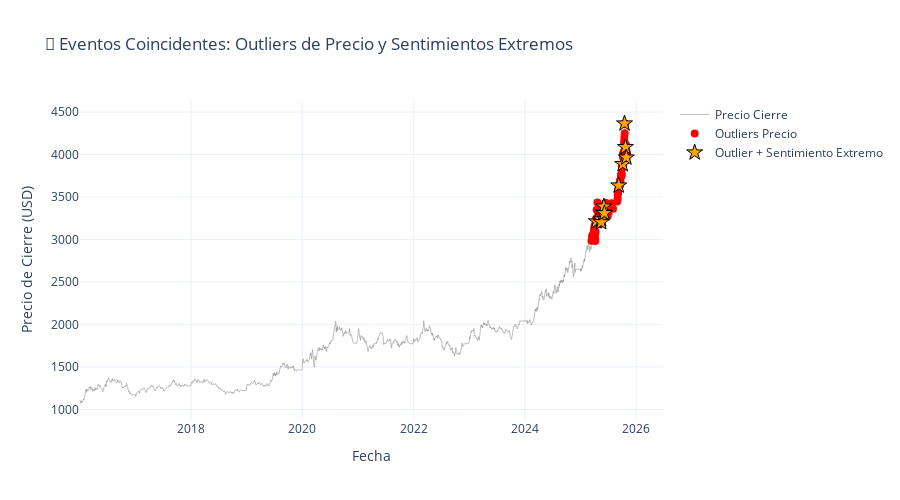

Notebook cell for this chart:
### Code cell
# Visualizar eventos coincidentes
fig = go.Figure()

# Precio de cierre
fig.add_trace(go.Scatter(
    x=df_merged.index,
    y=df_merged['Close'],
    mode='lines',
    name='Precio Cierre',
    line=dict(color='gray', width=1),
    opacity=0.5
))

# Marcar outliers de precio
outliers = df_merged[df_merged['has_outlier']]
fig.add_trace(go.Scatter(
    x=outliers.index,
    y=outliers['Close'],
    mode='markers',
    name='Outliers Precio',
    marker=dict(color='red', size=8, symbol='circle')
))

# Marcar coincidencias (outlier + sentimiento extremo)
coincidencias = df_merged[df_merged['outlier_AND_extreme_sentiment']]
fig.add_trace(go.Scatter(
    x=coincidencias.index,
    y=coincidencias['Close'],
    mode='markers',
    name='Outlier + Sentimiento Extremo',
    marker=dict(color='orange', size=12, symbol='star', line=dict(color='black', width=1))
))

fig.update_layout(
    title='🎯 Eventos Coincidentes: Outliers de Precio y Sentimientos Extremos',
    xaxis_title='Fecha',
    yaxis_title='Precio de Cierre (USD)',
    template='plotly_white',
    height=500,
    hovermode='x unified'
)

fig.show()

print(f"\n📌 Top 5 eventos coincidentes:")
if len(coincidencias) > 0:
    top_coincidencias = coincidencias.nlargest(5, 'Returns')[['Close', 'Returns', 'sentiment', 'num_noticias']]
    print(top_coincidencias)
else:
    print("   No se encontraron eventos coincidentes.")

### Figure 1 — Plotly figure (JSON) as saved in the notebook; plotly's stock layout.template omitted (floating-point values rounded to 4 significant figures; data arrays with more than 128 entries replaced by an {"elided": "..."} marker saying what was removed)
{"data": [{"line": {"color": "gray", "width": 1}, "mode": "lines", "name": "Precio Cierre", "opacity": 0.5, "type": "scatter", "x": {"elided": "2273 str values"}, "y": {"elided": "2273 float values"}}, {"marker": {"color": "red", "size": 8, "symbol": "circle"}, "mode": "markers", "name": "Outliers Precio", "type": "scatter", "x": ["2025-03-13T00:00:00", "2025-03-18T00:00:00", "2025-03-19T00:00:00", "2025-03-21T00:00:00", "2025-03-24T00:00:00", "2025-03-27T00:00:00", "2025-03-28T00:00:00", "2025-03-31T00:00:00", "2025-04-02T00:00:00", "2025-04-03T00:00:00", "2025-04-04T00:00:00", "2025-04-06T00:00:00", "2025-04-07T00:00:00", "2025-04-09T00:00:00", "2025-04-10T00:00:00", "2025-04-11T00:00:00", "2025-04-13T00:00:00", "2025-04-14T00:00:00", "2025-04-15T00:00:00", "2025-04-16T00:00:00", "2025-04-21T00:00:00", "2025-04-22T00:00:00", "2025-04-30T00:00:00", "2025-05-01T00:00:00", "2025-05-05T00:00:00", "2025-05-06T00:00:00", "2025-05-08T00:00:00", "2025-05-12T00:00:00", "2025-05-14T00:00:00", "2025-05-15T00:00:00", "2025-05-16T00:00:00", "2025-05-20T00:00:00", "2025-05-23T00:00:00", "2025-05-28T00:00:00", "2025-05-29T00:00:00", "2025-06-02T00:00:00", "2025-06-06T00:00:00", "2025-06-13T00:00:00", "2025-06-16T00:00:00", "2025-06-27T00:00:00", "2025-06-30T00:00:00", "2025-07-21T00:00:00", "2025-07-22T00:00:00", "2025-07-23T00:00:00", "2025-08-01T00:00:00", "2025-08-29T00:00:00", "2025-09-01T00:00:00", "2025-09-02T00:00:00", "2025-09-03T00:00:00", "2025-09-04T00:00:00", "2025-09-05T00:00:00", "2025-09-07T00:00:00", "2025-09-08T00:00:00", "2025-09-09T00:00:00", "2025-09-10T00:00:00", "2025-09-11T00:00:00", "2025-09-12T00:00:00", "2025-09-14T00:00:00", "2025-09-15T00:00:00", "2025-09-16T00:00:00", "2025-09-17T00:00:00", "2025-09-18T00:00:00", "2025-09-19T00:00:00", "2025-09-22T00:00:00", "2025-09-23T00:00:00", "2025-09-24T00:00:00", "2025-09-25T00:00:00", "2025-09-26T00:00:00", "2025-09-28T00:00:00", "2025-09-29T00:00:00", "2025-09-30T00:00:00", "2025-10-01T00:00:00", "2025-10-02T00:00:00", "2025-10-03T00:00:00", "2025-10-04T00:00:00", "2025-10-06T00:00:00", "2025-10-07T00:00:00", "2025-10-08T00:00:00", "2025-10-09T00:00:00", "2025-10-10T00:00:00", "2025-10-11T00:00:00", "2025-10-12T00:00:00", "2025-10-13T00:00:00", "2025-10-14T00:00:00", "2025-10-15T00:00:00", "2025-10-16T00:00:00", "2025-10-17T00:00:00", "2025-10-20T00:00:00", "2025-10-21T00:00:00", "2025-10-22T00:00:00", "2025-10-23T00:00:00", "2025-10-24T00:00:00", "2025-10-26T00:00:00", "2025-10-27T00:00:00", "2025-10-28T00:00:00", "2025-10-29T00:00:00", "2025-10-30T00:00:00", "2025-10-31T00:00:00"], "y": [2986.0, 3032.0, 3050.0, 3023.0, 3010.0, 3055.0, 3084.0, 3120.0, 3162.0, 3113.0, 3038.0, 3000.0, 2981.0, 3086.0, 3189.0, 3236.0, 3224.0, 3212.0, 3252.0, 3350.0, 3435.0, 3336.0, 3273.0, 3237.0, 3334.0, 3400.0, 3316.0, 3237.0, 3186.0, 3237.0, 3202.0, 3290.0, 3357.0, 3260.0, 3315.0, 3387.0, 3310.0, 3432.0, 3403.0, 3273.0, 3312.0, 3396.0, 3427.0, 3390.0, 3362.0, 3447.0, 3479.0, 3530.0, 3560.0, 3552.0, 3585.0, 3591.0, 3635.0, 3633.0, 3645.0, 3632.0, 3643.0, 3638.0, 3677.0, 3694.0, 3669.0, 3640.0, 3684.0, 3748.0, 3764.0, 3743.0, 3744.0, 3759.0, 3767.0, 3833.0, 3863.0, 3863.0, 3862.0, 3887.0, 3887.0, 3969.0, 3994.0, 4011.0, 3990.0, 4018.0, 4018.0, 4035.0, 4128.0, 4161.0, 4209.0, 4365.0, 4251.0, 4360.0, 4093.0, 4087.0, 4121.0, 4112.0, 4064.0, 3998.0, 3965.0, 3952.0, 4036.0, 4002.0]}, {"marker": {"color": "orange", "line": {"color": "black", "width": 1}, "size": 12, "symbol": "star"}, "mode": "markers", "name": "Outlier + Sentimiento Extremo", "type": "scatter", "x": ["2025-04-14T00:00:00", "2025-05-15T00:00:00", "2025-05-16T00:00:00", "2025-05-29T00:00:00", "2025-06-02T00:00:00", "2025-06-06T00:00:00", "2025-09-08T00:00:00", "2025-10-04T00:00:00", "2025-10-16T00:00:00", "2025-10-22T00:00:00", "2025-10-28T00:00:00"], "y": [3212.0, 3237.0, 3202.0, 3315.0, 3387.0, 3310.0, 3635.0, 3887.0, 4365.0, 4087.0, 3965.0]}], "layout": {"height": 500, "hovermode": "x unified", "title": {"text": "🎯 Eventos Coincidentes: Outliers de Precio y Sentimientos Extremos"}, "xaxis": {"title": {"text": "Fecha"}}, "yaxis": {"title": {"text": "Precio de Cierre (USD)"}}}}
